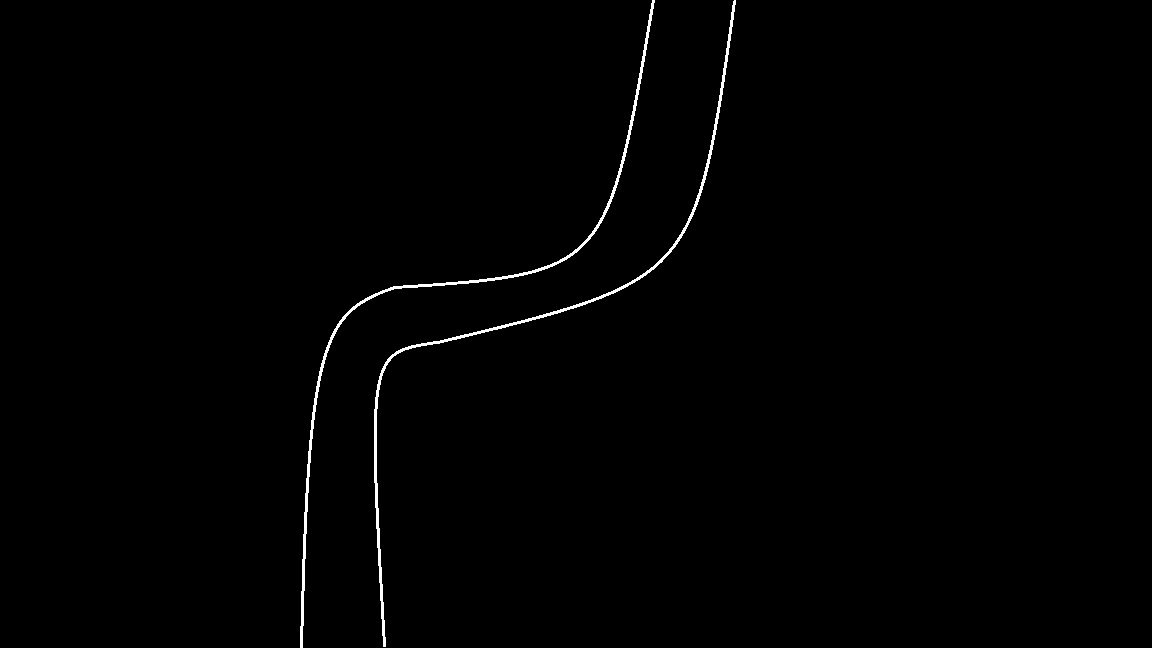
//> input picture FindDistanceBetweenLines/src.png, 1152 x 648 px
$ ./main   (built with g++ and OpenCV 4)
//> lines starting //> are read from the running program, lines starting //| are printed output that depends on the picture; after the words box and inside, x2 and y2 are one past the last pixel; in counts of white or black regions, pixels touching at a corner belong together
#include <iostream>
#include "opencv2/opencv.hpp"

using namespace std;
using namespace cv;

int main()
{
    Mat img=imread("src.png",IMREAD_GRAYSCALE);
//> img is the input picture: 648 rows x 1152 cols, CV_8UC1; min 0, max 255, mean 1.8
    imshow("test",img);
    threshold(img,img,200,255,CV_THRESH_BINARY); // to delete some noise
//> img: 648 rows x 1152 cols, CV_8UC1; 0.69% white; 2 white regions, box (x1, y1, x2, y2) and area: (374, 0, 736, 647) 2568, (300, 0, 655, 648) 2550
    imshow("test", img);

    Mat labels;
    connectedComponents(img,labels,8,CV_16U);
    Mat result(img.size(),CV_32FC1,Scalar::all(0));
    for (int i = 0; i <= 1; i++)
    {
        Mat mask1 = labels == 1+i;
        Mat mask2 = labels == 1+(1-i);
        Mat masknot;
        bitwise_not(mask1,masknot);
        imshow("masknot", masknot);
        Mat dist;
        distanceTransform(masknot,dist, DIST_L2,5,CV_8U);
        imshow("distance float", dist/255);
        dist.copyTo(result,mask2);

    }
//> this loop made 2 passes
//> pass 1, `Mat mask1 = labels == 1+i;`:
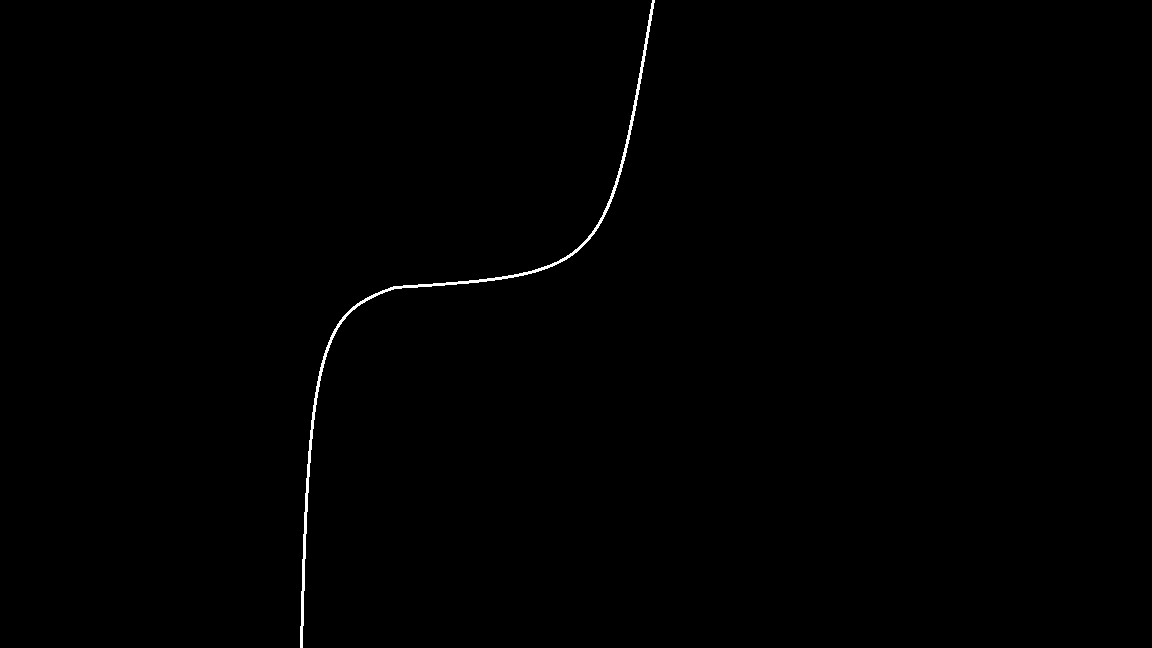
//> mask1: 648 rows x 1152 cols, CV_8UC1; 0.34% white; 1 white region, box (x1, y1, x2, y2) and area: (300, 0, 655, 648) 2550
//> pass 1, `Mat mask2 = labels == 1+(1-i);`:
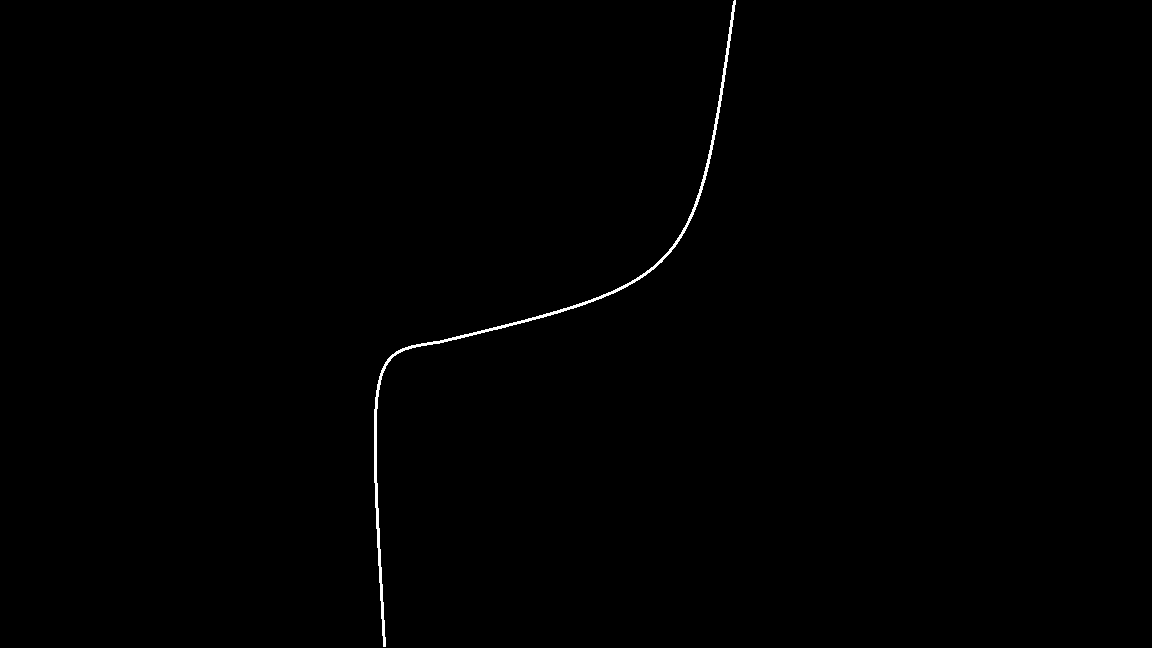
//> mask2: 648 rows x 1152 cols, CV_8UC1; 0.34% white; 1 white region, box (x1, y1, x2, y2) and area: (374, 0, 736, 647) 2568
//> pass 1, `distanceTransform(masknot,dist, DIST_L2,5,CV_8U);`:
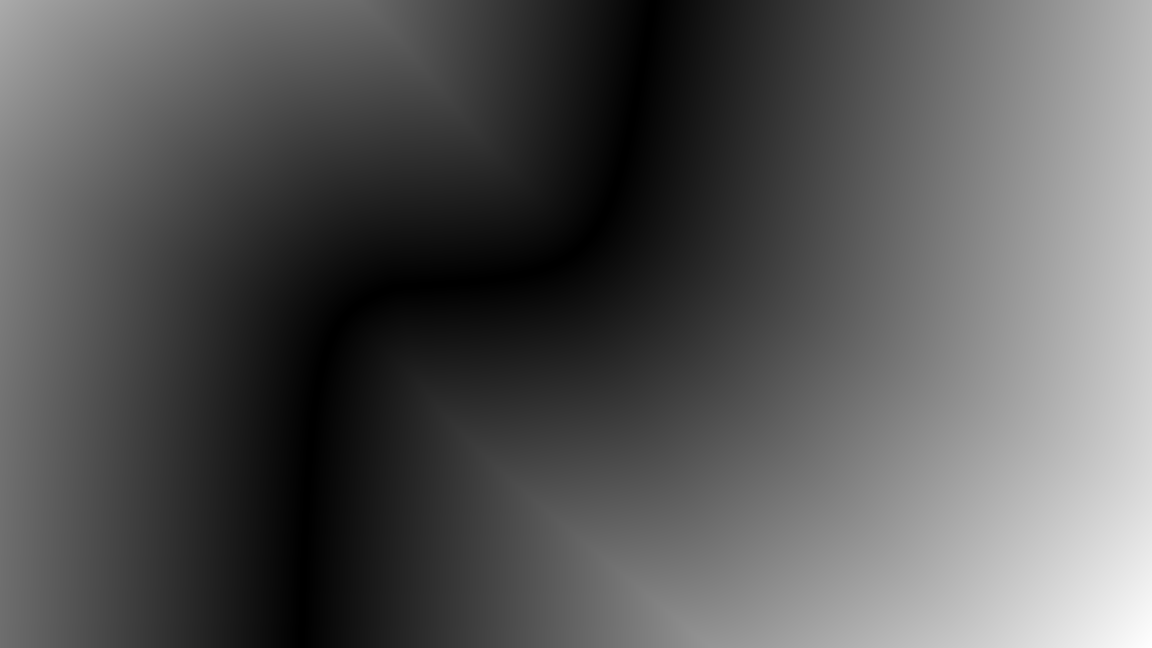
//> dist: 648 rows x 1152 cols, CV_32FC1; min 0, max 693.6, mean 238; drawn with min black and max white
    imshow("distance 1",result);
    FileStorage fs("distCtr.yml",FileStorage::WRITE);
    fs<<"Image"<<result;
    fs.release();
    waitKey();
    SparseMat ms(result);
    SparseMatConstIterator_<float> it = ms.begin<float>(),it_end = ms.end<float>();
    Mat lig(result.rows,1,CV_8U,Scalar::all(0));
//> lig = 648 values from 0 to 0
    for (; it != it_end; it ++)
    {
        // print element indices and the element value
        const SparseMat::Node* n = it.node();
        if (lig.at<uchar>(n->idx[0])==0)
        {
            cout<< "("<<n->idx[0]<<","<<n->idx[1]<<") = " <<it.value<float>()<<"\t";
            lig.at<uchar>(n->idx[0])=1;
        }
    }
//> this loop made 5118 passes
//| (424,312) = 62	(353,395) = 59.1194	(282,478) = 47.7411	(236,679) = 75.2977	(338,330) = 59.1194	(616,381) = 78	(135,627) = 84.0884	(510,305) = 70.5907
//> (output is shown up to pass 18 of 5118)
//> after the loop, lig = 648 values from 1 to 1
     return 0;
}
